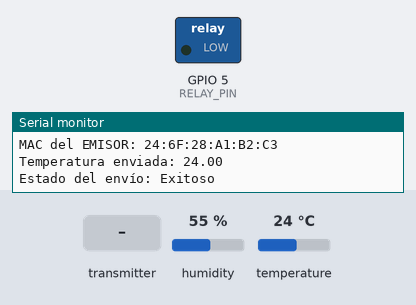
The sketch below on a simulated ESP32. On the bench: switched loads named in the sketch (green lamp = pin HIGH), the last lines printed to the serial monitor. The inputs (shaded band) are chosen by the test bench; at power-on: humidity 55 %, temperature 24 °C.

Above: at 1.2 s.
1.3 s: the transmitter starts sending activarRelay = 1
At 2.2 s:
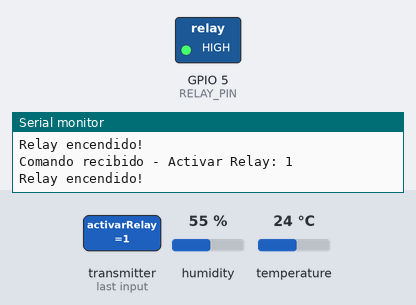
2.8 s: the transmitter starts sending activarRelay = 0
At 3.3 s:
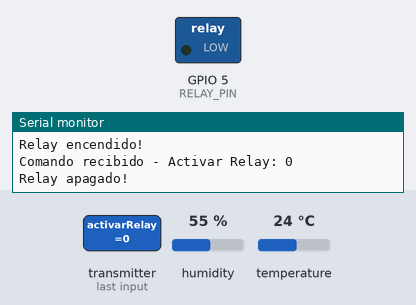
Timing chart, 0 to 5.8 s (numbered marks = the images above; inputs shaded):
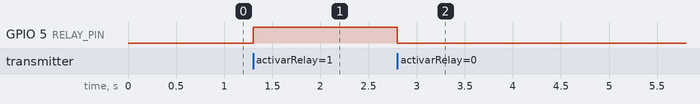

The sketch:

emisorDHT11.ino
```cpp
#include <WiFi.h>
#include <esp_now.h>
#include <DHT.h>

#define DHTPIN 4
#define DHTTYPE DHT11
#define RELAY_PIN 5

DHT dht(DHTPIN, DHTTYPE);

// Estructura de datos a enviar (temperatura)
typedef struct struct_message {
  float temperature;
} struct_message;

struct_message myData;

// Estructura para recibir comando desde el receptor
typedef struct struct_command {
  bool activarRelay;
} struct_command;

struct_command incomingCmd;

// Dirección MAC del receptor (manteniendo la actual)
uint8_t receptorAddress[] = {0xC8, 0xF0, 0x9E, 0xF7, 0xF3, 0x5C};

// Callback al enviar datos
void OnDataSent(const esp_now_send_info_t *info, esp_now_send_status_t status) {
  Serial.print("Estado del envío: ");
  Serial.println(status == ESP_NOW_SEND_SUCCESS ? "Exitoso" : "Fallido");
}

// Callback al recibir comandos desde el receptor
void OnDataRecv(const esp_now_recv_info_t *info, const uint8_t *incomingData, int len) {
  if (len == sizeof(incomingCmd)) {
    memcpy(&incomingCmd, incomingData, sizeof(incomingCmd));
    Serial.print("Comando recibido - Activar Relay: ");
    Serial.println(incomingCmd.activarRelay);

    if (incomingCmd.activarRelay) {
      digitalWrite(RELAY_PIN, HIGH);
      Serial.println("Relay encendido!");
    } else {
      digitalWrite(RELAY_PIN, LOW);
      Serial.println("Relay apagado!");
    }
  }
}

void setup() {
  Serial.begin(115200);
  pinMode(RELAY_PIN, OUTPUT);
  digitalWrite(RELAY_PIN, LOW);

  dht.begin();
  WiFi.mode(WIFI_STA);
  Serial.print("MAC del EMISOR: ");
  Serial.println(WiFi.macAddress());

  if (esp_now_init() != ESP_OK) {
    Serial.println("Error iniciando ESP-NOW");
    return;
  }

  esp_now_register_send_cb(OnDataSent);
  esp_now_register_recv_cb(OnDataRecv);

  esp_now_peer_info_t peerInfo = {};
  memcpy(peerInfo.peer_addr, receptorAddress, 6);
  peerInfo.channel = 0;
  peerInfo.encrypt = false;

  if (esp_now_add_peer(&peerInfo) != ESP_OK) {
    Serial.println("Fallo al añadir el peer");
    return;
  }
}

void loop() {
  float temp = dht.readTemperature();
  if (!isnan(temp)) {
    myData.temperature = temp;
    esp_now_send(receptorAddress, (uint8_t *)&myData, sizeof(myData));
    Serial.print("Temperatura enviada: ");
    Serial.println(temp);
  } else {
    Serial.println("Error leyendo temperatura");
  }

  delay(7000);
}
```

Measured:
- after the input at 1.3 s, GPIO 5 (RELAY_PIN): LOW → HIGH at once
- after the input at 2.8 s, GPIO 5 (RELAY_PIN): HIGH → LOW at once
